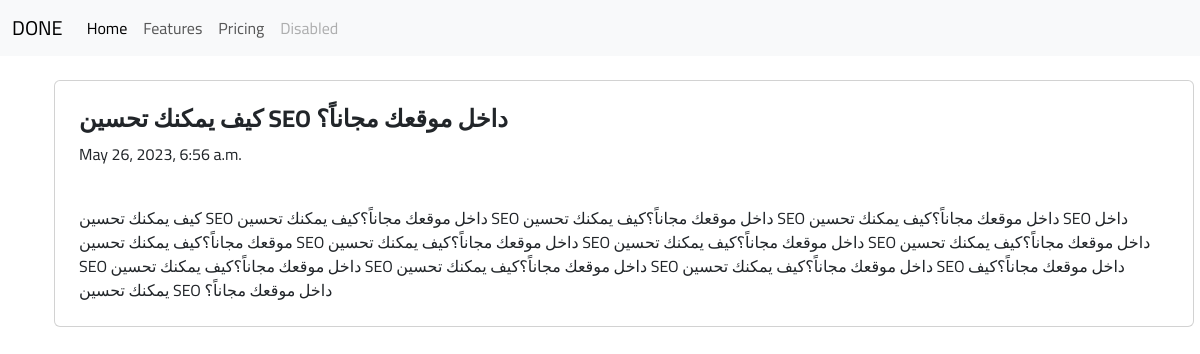
The app's page /posts/1/ with its own data.
### post/models.py (models this page shows, shortened)
class Post(models.Model):
    POST_TYPE_CHOICES = (
        ('question', 'سؤال'),
        ('post', 'منشور'),
        ('article', 'مقالة'),
    )
    author = models.OneToOneField(Author, on_delete=models.CASCADE, null=True, blank=True)
    p_type = models.CharField(max_length=60, choices=POST_TYPE_CHOICES, verbose_name="نوع المنشور")
    title=  models.CharField(max_length=200, verbose_name="عنوان المنشور")
    content = models.TextField(verbose_name="محتوى المنشور")
    likes = models.IntegerField(default=0, verbose_name="الإعجاب")
    dislikes = models.IntegerField(default=0, verbose_name="ديسلايك")
    date_published = models.DateTimeField(auto_now=False) # Schedule Posts
    categories = models.ManyToManyField("Category", verbose_name="الأقسام")
    slug = models.SlugField(max_length=200, unique=True, blank=True, null=True, allow_unicode=True)
    class Meta:
        verbose_name = "منشور"
        verbose_name_plural ="المنشورات"
    def __str__(self):
        return self.title

### post/views.py (the view)
# urls.py: path('<int:id>/', single_post, name='single-post'),
def single_post(request, id):
    post = Post.objects.get(id=id)
    context = {
        'post': post,
    }
    return render(request, 'post/single-post.html', context)

### post/templates/post/single-post.html (shortened to what this page needs)
{% extends 'base.html' %}
{% block content %}
<div class='row'>
    <div class='col-sm-12 card p-4 m-4'>
        <h4><b>
            {{post}}
        </b></h4>
        <p>{{post.date_published}}</p>
        <br>
        {{post.content}}
    </div>
</div>
{% endblock content %}

### templates/base.html (style rules this page uses)
* { font-family: 'Cairo', sans-serif; }

### records on screen
Post: title "كيف يمكنك تحسين SEO داخل موقعك مجاناً؟", date_published "May 26, 2023, 6:56 a.m.", content "كيف يمكنك تحسين SEO داخل موقعك مجاناً؟كيف يمكنك تحسين SEO داخل موقعك مجاناً؟كيف يمكنك تحسين SEO داخل موقعك مجاناً؟كيف يمكنك تحسين SEO داخل موقعك مجاناً؟كيف يمكنك تحسين SEO داخل موقعك مجاناً؟كيف يمكنك تحسين SEO داخل موقعك مجاناً؟كيف يمكنك تحسين SEO داخل موقعك مجاناً؟كيف يمكنك تحسين SEO داخل موقعك مجاناً؟كيف يمكنك تحسين SEO داخل موقعك مجاناً؟كيف يمكنك تحسين SEO داخل موقعك مجاناً؟كيف يمكنك تحسين SEO داخل موقعك مجاناً؟كيف يمكنك تحسين SEO داخل موقعك مجاناً؟"
